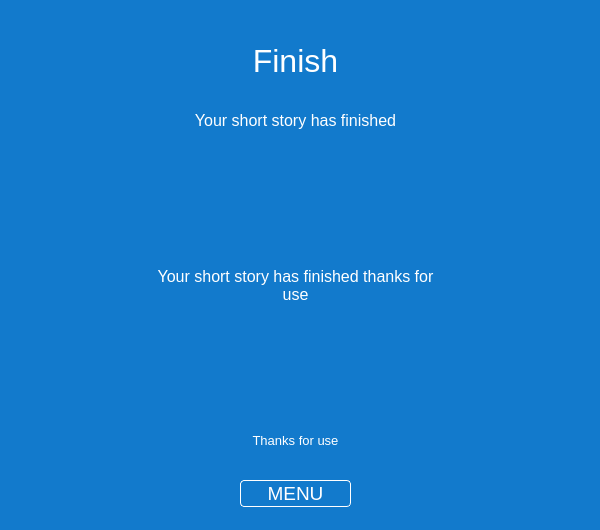
<?xml version="1.0" encoding="UTF-8"?>
<ui version="4.0">
 <class>FinishStory</class>
 <widget class="QWidget" name="FinishStory">
  <property name="geometry">
   <rect>
    <x>0</x>
    <y>0</y>
    <width>600</width>
    <height>530</height>
   </rect>
  </property>
  <property name="windowTitle">
   <string>FinishStory</string>
  </property>
  <property name="windowIcon">
   <iconset>
    <normalon>../images/libro.png</normalon>
   </iconset>
  </property>
  <property name="styleSheet">
   <string notr="true">background-color:#127acc;</string>
  </property>
  <widget class="QLabel" name="label">
   <property name="geometry">
    <rect>
     <x>230</x>
     <y>30</y>
     <width>131</width>
     <height>61</height>
    </rect>
   </property>
   <property name="font">
    <font>
     <family>Segoe UI</family>
     <pointsize>24</pointsize>
    </font>
   </property>
   <property name="styleSheet">
    <string notr="true">color:white;</string>
   </property>
   <property name="text">
    <string>Finish</string>
   </property>
   <property name="alignment">
    <set>Qt::AlignCenter</set>
   </property>
  </widget>
  <widget class="QLabel" name="label_2">
   <property name="geometry">
    <rect>
     <x>180</x>
     <y>90</y>
     <width>231</width>
     <height>61</height>
    </rect>
   </property>
   <property name="font">
    <font>
     <family>Segoe UI</family>
     <pointsize>12</pointsize>
    </font>
   </property>
   <property name="styleSheet">
    <string notr="true">color:white;</string>
   </property>
   <property name="text">
    <string>Your short story has finished</string>
   </property>
   <property name="alignment">
    <set>Qt::AlignCenter</set>
   </property>
  </widget>
  <widget class="QLabel" name="storylabel">
   <property name="geometry">
    <rect>
     <x>150</x>
     <y>160</y>
     <width>291</width>
     <height>251</height>
    </rect>
   </property>
   <property name="font">
    <font>
     <family>Segoe UI</family>
     <pointsize>12</pointsize>
    </font>
   </property>
   <property name="styleSheet">
    <string notr="true">color:white;</string>
   </property>
   <property name="text">
    <string>Your short story has finished thanks for use</string>
   </property>
   <property name="alignment">
    <set>Qt::AlignCenter</set>
   </property>
   <property name="wordWrap">
    <bool>true</bool>
   </property>
  </widget>
  <widget class="QLabel" name="label_4">
   <property name="geometry">
    <rect>
     <x>180</x>
     <y>430</y>
     <width>231</width>
     <height>20</height>
    </rect>
   </property>
   <property name="font">
    <font>
     <family>Segoe UI</family>
     <pointsize>10</pointsize>
    </font>
   </property>
   <property name="styleSheet">
    <string notr="true">color:white;</string>
   </property>
   <property name="text">
    <string>Thanks for use</string>
   </property>
   <property name="alignment">
    <set>Qt::AlignCenter</set>
   </property>
  </widget>
  <widget class="QPushButton" name="menuBtn">
   <property name="geometry">
    <rect>
     <x>240</x>
     <y>480</y>
     <width>111</width>
     <height>27</height>
    </rect>
   </property>
   <property name="font">
    <font>
     <family>Segoe UI</family>
     <pointsize>14</pointsize>
    </font>
   </property>
   <property name="styleSheet">
    <string notr="true">color:white;
border:1px solid white;
border-radius:4px;</string>
   </property>
   <property name="text">
    <string>MENU</string>
   </property>
  </widget>
 </widget>
 <resources/>
 <connections/>
</ui>
